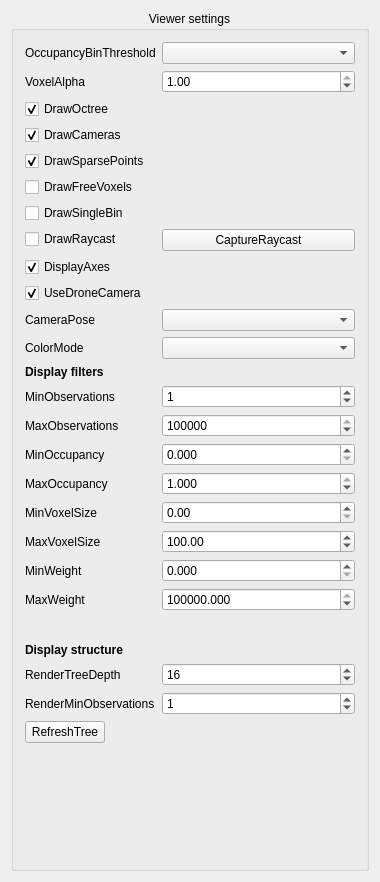
<?xml version="1.0" encoding="UTF-8"?>
<ui version="4.0">
 <class>ViewerSettingsPanelClass</class>
 <widget class="QWidget" name="ViewerSettingsPanelClass">
  <property name="geometry">
   <rect>
    <x>0</x>
    <y>0</y>
    <width>380</width>
    <height>882</height>
   </rect>
  </property>
  <property name="sizePolicy">
   <sizepolicy hsizetype="Preferred" vsizetype="Preferred">
    <horstretch>0</horstretch>
    <verstretch>0</verstretch>
   </sizepolicy>
  </property>
  <property name="windowTitle">
   <string>ViewerSettingsPanel</string>
  </property>
  <layout class="QVBoxLayout" name="verticalLayout_2">
   <item>
    <widget class="QGroupBox" name="groupBox_2">
     <property name="sizePolicy">
      <sizepolicy hsizetype="Minimum" vsizetype="MinimumExpanding">
       <horstretch>0</horstretch>
       <verstretch>0</verstretch>
      </sizepolicy>
     </property>
     <property name="title">
      <string>Viewer settings</string>
     </property>
     <property name="alignment">
      <set>Qt::AlignHCenter|Qt::AlignTop</set>
     </property>
     <property name="flat">
      <bool>false</bool>
     </property>
     <property name="checkable">
      <bool>false</bool>
     </property>
     <layout class="QVBoxLayout" name="verticalLayout_3">
      <item>
       <layout class="QFormLayout" name="formLayout">
        <property name="sizeConstraint">
         <enum>QLayout::SetMinimumSize</enum>
        </property>
        <item row="0" column="0">
         <widget class="QLabel" name="label">
          <property name="text">
           <string>OccupancyBinThreshold</string>
          </property>
         </widget>
        </item>
        <item row="0" column="1">
         <widget class="QComboBox" name="occupancyBinThreshold">
          <property name="currentText">
           <string/>
          </property>
          <property name="currentIndex">
           <number>-1</number>
          </property>
         </widget>
        </item>
        <item row="3" column="0">
         <widget class="QLabel" name="label_3">
          <property name="text">
           <string>VoxelAlpha</string>
          </property>
         </widget>
        </item>
        <item row="3" column="1">
         <widget class="QDoubleSpinBox" name="voxelAlpha">
          <property name="maximum">
           <double>1.000000000000000</double>
          </property>
          <property name="singleStep">
           <double>0.100000000000000</double>
          </property>
          <property name="value">
           <double>1.000000000000000</double>
          </property>
         </widget>
        </item>
        <item row="4" column="0">
         <widget class="QCheckBox" name="drawOctree">
          <property name="text">
           <string>DrawOctree</string>
          </property>
          <property name="checked">
           <bool>true</bool>
          </property>
         </widget>
        </item>
        <item row="5" column="0">
         <widget class="QCheckBox" name="drawCameras">
          <property name="text">
           <string>DrawCameras</string>
          </property>
          <property name="checked">
           <bool>true</bool>
          </property>
         </widget>
        </item>
        <item row="6" column="0">
         <widget class="QCheckBox" name="drawSparsePoints">
          <property name="text">
           <string>DrawSparsePoints</string>
          </property>
          <property name="checked">
           <bool>true</bool>
          </property>
         </widget>
        </item>
        <item row="7" column="0">
         <widget class="QCheckBox" name="drawFreeVoxels">
          <property name="text">
           <string>DrawFreeVoxels</string>
          </property>
         </widget>
        </item>
        <item row="8" column="0">
         <widget class="QCheckBox" name="drawSingleBin">
          <property name="text">
           <string>DrawSingleBin</string>
          </property>
         </widget>
        </item>
        <item row="9" column="0">
         <widget class="QCheckBox" name="drawRaycast">
          <property name="text">
           <string>DrawRaycast</string>
          </property>
         </widget>
        </item>
        <item row="10" column="0" colspan="2">
         <widget class="QCheckBox" name="displayAxes">
          <property name="text">
           <string>DisplayAxes</string>
          </property>
          <property name="checked">
           <bool>true</bool>
          </property>
         </widget>
        </item>
        <item row="12" column="0">
         <widget class="QCheckBox" name="useDroneCamera">
          <property name="text">
           <string>UseDroneCamera</string>
          </property>
          <property name="checked">
           <bool>true</bool>
          </property>
         </widget>
        </item>
        <item row="13" column="0">
         <widget class="QLabel" name="label_4">
          <property name="text">
           <string>CameraPose</string>
          </property>
         </widget>
        </item>
        <item row="13" column="1">
         <widget class="QComboBox" name="imagePose"/>
        </item>
        <item row="15" column="0">
         <widget class="QLabel" name="label_14">
          <property name="text">
           <string>ColorMode</string>
          </property>
         </widget>
        </item>
        <item row="15" column="1">
         <widget class="QComboBox" name="colorFlags"/>
        </item>
        <item row="17" column="0">
         <widget class="QLabel" name="label_11">
          <property name="font">
           <font>
            <weight>75</weight>
            <bold>true</bold>
           </font>
          </property>
          <property name="text">
           <string>Display filters</string>
          </property>
         </widget>
        </item>
        <item row="18" column="0">
         <widget class="QLabel" name="label_5">
          <property name="text">
           <string>MinObservations</string>
          </property>
         </widget>
        </item>
        <item row="18" column="1">
         <widget class="QSpinBox" name="minObservations">
          <property name="maximum">
           <number>9999999</number>
          </property>
          <property name="value">
           <number>1</number>
          </property>
         </widget>
        </item>
        <item row="19" column="0">
         <widget class="QLabel" name="label_6">
          <property name="text">
           <string>MaxObservations</string>
          </property>
         </widget>
        </item>
        <item row="19" column="1">
         <widget class="QSpinBox" name="maxObservations">
          <property name="maximum">
           <number>9999999</number>
          </property>
          <property name="value">
           <number>9999999</number>
          </property>
         </widget>
        </item>
        <item row="20" column="0">
         <widget class="QLabel" name="label_7">
          <property name="text">
           <string>MinOccupancy</string>
          </property>
         </widget>
        </item>
        <item row="20" column="1">
         <widget class="QDoubleSpinBox" name="minOccupancy">
          <property name="decimals">
           <number>3</number>
          </property>
          <property name="maximum">
           <double>1.000000000000000</double>
          </property>
          <property name="singleStep">
           <double>0.100000000000000</double>
          </property>
         </widget>
        </item>
        <item row="21" column="0">
         <widget class="QLabel" name="label_8">
          <property name="text">
           <string>MaxOccupancy</string>
          </property>
         </widget>
        </item>
        <item row="21" column="1">
         <widget class="QDoubleSpinBox" name="maxOccupancy">
          <property name="decimals">
           <number>3</number>
          </property>
          <property name="maximum">
           <double>1.000000000000000</double>
          </property>
          <property name="singleStep">
           <double>0.100000000000000</double>
          </property>
          <property name="value">
           <double>1.000000000000000</double>
          </property>
         </widget>
        </item>
        <item row="22" column="0">
         <widget class="QLabel" name="label_9">
          <property name="text">
           <string>MinVoxelSize</string>
          </property>
         </widget>
        </item>
        <item row="22" column="1">
         <widget class="QDoubleSpinBox" name="minVoxelSize">
          <property name="maximum">
           <double>4294967.000000000000000</double>
          </property>
          <property name="singleStep">
           <double>0.100000000000000</double>
          </property>
         </widget>
        </item>
        <item row="23" column="0">
         <widget class="QLabel" name="label_10">
          <property name="text">
           <string>MaxVoxelSize</string>
          </property>
         </widget>
        </item>
        <item row="23" column="1">
         <widget class="QDoubleSpinBox" name="maxVoxelSize">
          <property name="maximum">
           <double>4294967.000000000000000</double>
          </property>
          <property name="singleStep">
           <double>0.100000000000000</double>
          </property>
          <property name="value">
           <double>100.000000000000000</double>
          </property>
         </widget>
        </item>
        <item row="24" column="0">
         <widget class="QLabel" name="label_15">
          <property name="text">
           <string>MinWeight</string>
          </property>
         </widget>
        </item>
        <item row="24" column="1">
         <widget class="QDoubleSpinBox" name="minWeight">
          <property name="decimals">
           <number>3</number>
          </property>
          <property name="maximum">
           <double>4000000.000000000000000</double>
          </property>
          <property name="singleStep">
           <double>0.100000000000000</double>
          </property>
         </widget>
        </item>
        <item row="25" column="0">
         <widget class="QLabel" name="label_16">
          <property name="text">
           <string>MaxWeight</string>
          </property>
         </widget>
        </item>
        <item row="25" column="1">
         <widget class="QDoubleSpinBox" name="maxWeight">
          <property name="decimals">
           <number>3</number>
          </property>
          <property name="maximum">
           <double>4000000.000000000000000</double>
          </property>
          <property name="singleStep">
           <double>0.001000000000000</double>
          </property>
          <property name="value">
           <double>4000000.000000000000000</double>
          </property>
         </widget>
        </item>
        <item row="27" column="0" colspan="2">
         <spacer name="horizontalSpacer">
          <property name="orientation">
           <enum>Qt::Horizontal</enum>
          </property>
          <property name="sizeHint" stdset="0">
           <size>
            <width>40</width>
            <height>20</height>
           </size>
          </property>
         </spacer>
        </item>
        <item row="28" column="0">
         <widget class="QLabel" name="label_13">
          <property name="font">
           <font>
            <weight>75</weight>
            <bold>true</bold>
           </font>
          </property>
          <property name="text">
           <string>Display structure</string>
          </property>
         </widget>
        </item>
        <item row="29" column="0">
         <widget class="QLabel" name="label_2">
          <property name="text">
           <string>RenderTreeDepth</string>
          </property>
         </widget>
        </item>
        <item row="29" column="1">
         <widget class="QSpinBox" name="renderTreeDepth">
          <property name="maximum">
           <number>32</number>
          </property>
          <property name="value">
           <number>16</number>
          </property>
         </widget>
        </item>
        <item row="30" column="0">
         <widget class="QLabel" name="label_12">
          <property name="text">
           <string>RenderMinObservations</string>
          </property>
         </widget>
        </item>
        <item row="30" column="1">
         <widget class="QSpinBox" name="renderObservationThreshold">
          <property name="maximum">
           <number>99999999</number>
          </property>
          <property name="value">
           <number>1</number>
          </property>
         </widget>
        </item>
        <item row="31" column="0">
         <widget class="QPushButton" name="refreshTree">
          <property name="text">
           <string>RefreshTree</string>
          </property>
         </widget>
        </item>
        <item row="9" column="1">
         <widget class="QPushButton" name="captureRaycast">
          <property name="text">
           <string>CaptureRaycast</string>
          </property>
         </widget>
        </item>
       </layout>
      </item>
     </layout>
    </widget>
   </item>
  </layout>
 </widget>
 <layoutdefault spacing="6" margin="11"/>
 <resources/>
 <connections/>
</ui>
